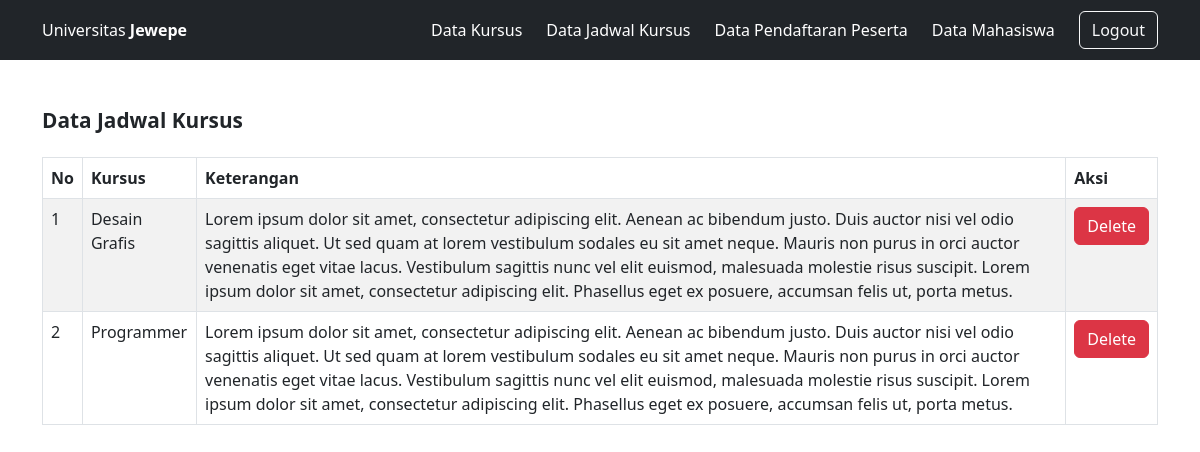
The page /index.php/admin/datajadwal on the database its author committed.
### tables this page shows
CREATE TABLE `jadwal_kursus` (
  `id` int(11) NOT NULL,
  `id_kursus` int(11) NOT NULL,
  `mulai` date NOT NULL,
  `selesai` date NOT NULL
);

CREATE TABLE `kursus` (
  `id` int(11) NOT NULL,
  `nama_kursus` varchar(25) NOT NULL,
  `lama_kursus` int(11) NOT NULL,
  `keterangan_kursus` text NOT NULL
);

### application/controllers/admin/datajadwal.php (called while the page is built, shortened)
<?php
class datajadwal extends CI_Controller {
    public function index(){
        $data['kursus'] = $this->m_kursus->getKursus();
        $this->load->view('layoutsadmin/header');
        $this->load->view('pages/admin/datajadwal', $data);
        $this->load->view('layoutsadmin/footer');
    }
}

### index.php (called while the page is built, shortened)
<?php
require_once BASEPATH.'core/CodeIgniter.php';

### application/models/m_kursus.php (called while the page is built, shortened)
<?php
class m_kursus extends CI_Model
{
    public function getKursus(){
        $this->db->select('*');
        $this->db->from('kursus');
        $this->db->join('jadwal_kursus', 'jadwal_kursus.id_kursus = kursus.id');
        return $this->db->get()->result();
    }
}

### application/views/pages/admin/datajadwal.php (the view)
<div id="jadwal-kursus"  class="container py-5">
    <div class="d-flex gap-3 align-items-center mb-3">
    <h2 class="" style="font-size: 1.3rem;font-weight:bold">
        Data Jadwal Kursus
    </h2>
</div>
    <table class="table table-bordered table-striped table-hover">
        <thead>
            <tr>
                <th scope="col">No</th>
                <th scope="col">Kursus</th>
                <th scope="col">Keterangan</th>
                <th scope="col">Aksi</th>
            </tr>
        </thead>
        <tbody>
            <?php $i=1;
            foreach ($kursus as $key => $value) { ?>
                <tr>
                    <td scope="row"><?= $i++ ?></td>
                    <td scope="row"><?= $value->nama_kursus ?></td>
                    <td scope="row"><?= $value->keterangan_kursus ?></td>
                    <td scope="row">
                    <a href="<?=base_url('admin/datajadwal/delete/'.$value->id)?>" class="btn btn-danger">Delete</a>
                    </td>
                </tr>
            <?php } ?>
        </tbody>
    </table>
</div>

### application/views/layoutsadmin/header.php (style rules this page uses)
body { min-height: 100vh; display: flex; flex-direction: column; }

### rows shown on the page
jadwal_kursus: id_kursus.nama_kursus "Desain Grafis", id_kursus.keterangan_kursus "Lorem ipsum dolor sit amet, consectetur adipiscing elit. Aenean ac bibendum justo. Duis auctor nisi vel odio sagittis aliquet. Ut sed quam at lorem vestibulum sodales eu sit amet neque. Mauris non purus in orci auctor venenatis eget vitae lacus. Vestibulum sagittis nunc vel elit euismod, malesuada molestie risus suscipit. Lorem ipsum dolor sit amet, consectetur adipiscing elit. Phasellus eget ex posuere, accumsan felis ut, porta metus."
jadwal_kursus: id_kursus.nama_kursus "Programmer", id_kursus.keterangan_kursus "Lorem ipsum dolor sit amet, consectetur adipiscing elit. Aenean ac bibendum justo. Duis auctor nisi vel odio sagittis aliquet. Ut sed quam at lorem vestibulum sodales eu sit amet neque. Mauris non purus in orci auctor venenatis eget vitae lacus. Vestibulum sagittis nunc vel elit euismod, malesuada molestie risus suscipit. Lorem ipsum dolor sit amet, consectetur adipiscing elit. Phasellus eget ex posuere, accumsan felis ut, porta metus."
